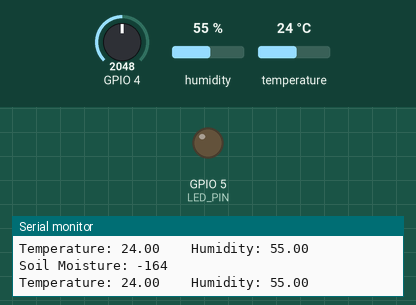
A sketch run on a simulated ESP32. Shown: output pins drawn as LEDs (lit = HIGH), the last lines printed to the serial monitor. Inputs (shaded band) come from the test bench; at power-on: humidity 55 %, GPIO 4 = 2048, temperature 24 °C. WiFi joins after 1.5 s; servers stay silent unless stated.

Above: at 6.0 s.
6.1 s: humidity set to 59 %
8.2 s: humidity set to 62 %
At 10.3 s:
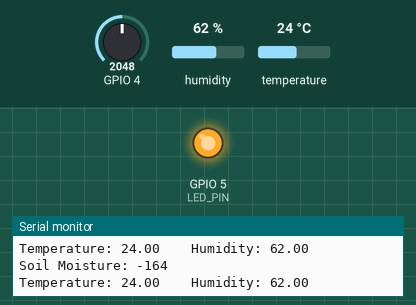
10.6 s: humidity set to 22 %
At 11.9 s:
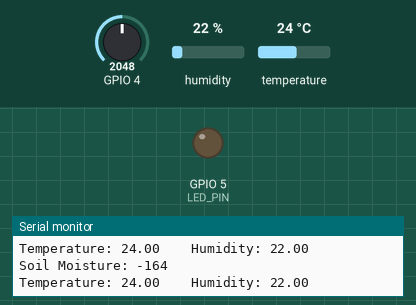
12.7 s: humidity set to 68 %
At 14.7 s:
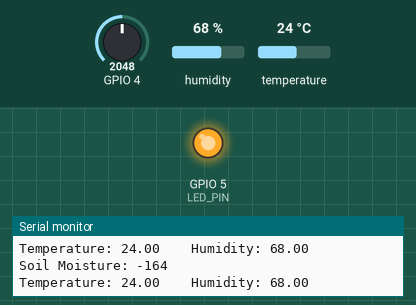
Timing chart, 0 to 15.8 s (numbered marks = the images above; inputs shaded):
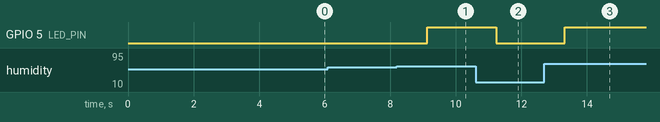

Measured:
- the behaviour switches between 60 and 61 % on humidity (found by bisection; images 0 and 1)
- after the input at 8.2 s, GPIO 5 (LED_PIN): LOW → HIGH after 0.93 s
- after the input at 10.6 s, GPIO 5 (LED_PIN): HIGH → LOW after 0.63 s
- after the input at 12.7 s, GPIO 5 (LED_PIN): LOW → HIGH after 0.63 s

The sketch:

code.ino
```cpp
#define BLYNK_TEMPLATE_ID "TMPL3e8CyBq9l"
#define BLYNK_TEMPLATE_NAME "Temperature and Humidity Sensor"
#define BLYNK_AUTH_TOKEN "cuyVCEpjZG5uXJ5nQcssAgIpdzNaQGqj"
#define BLYNK_PRINT Serial
#include <WiFi.h>
#include <BlynkSimpleEsp32.h>
#include <DHT.h>

int LED_PIN = 5;
DHT dht(2, DHT11);

BlynkTimer timer;

void sendSensor()
{
  int value = analogRead(4);
  value = map(value, 400, 1023, 100, 0);
  float h = dht.readHumidity();
  float t = dht.readTemperature();

  if (t > 20 && h > 60) {
    digitalWrite(LED_PIN, HIGH);  // Turn ON the LED
  } else {
    digitalWrite(LED_PIN, LOW);   // Turn OFF the LED
  }

  Blynk.virtualWrite(V4, digitalRead(LED_PIN));
  Blynk.virtualWrite(V0, t);
  Blynk.virtualWrite(V1, h);
  Blynk.virtualWrite(V2, value);

  Serial.print("Soil Moisture: ");
  Serial.println(value);
  Serial.print("Temperature: ");
  Serial.print(t);
  Serial.print("    Humidity: ");
  Serial.println(h);
}

void setup()
{
  Serial.begin(115200);
  Blynk.begin(BLYNK_AUTH_TOKEN, "rpi", "Neelsg@6586");

  pinMode(LED_PIN, OUTPUT);
  digitalWrite(LED_PIN, LOW);
  dht.begin();
  delay(3000);
  timer.setInterval(100L, sendSensor);
}

void loop()
{
  Blynk.run();
  timer.run();
}

BLYNK_WRITE(V4)
{
  int value = param.asInt();
}
```
